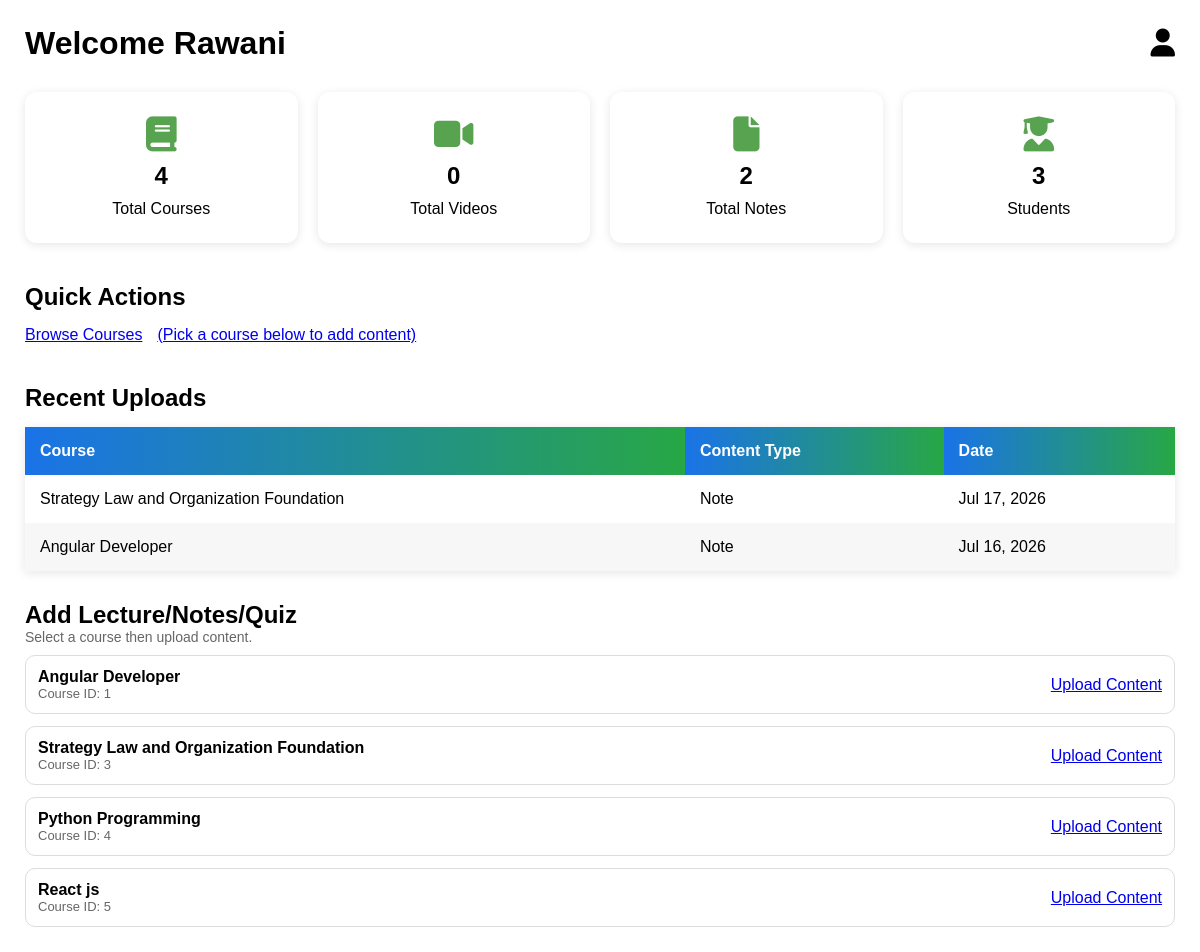
The page /facultydashboard/ (signed in) on the database its author committed.
### myapp/models.py (models this page shows, shortened)
class CourseContent(models.Model):
    CONTENT_NOTE = 'note'
    CONTENT_VIDEO = 'video'
    CONTENT_QUIZ = 'quiz'
    CONTENT_TYPE_CHOICES = [
        (CONTENT_NOTE, 'Note'),
        (CONTENT_VIDEO, 'Video'),
        (CONTENT_QUIZ, 'Quiz'),
    ]
    course = models.ForeignKey('Courses', on_delete=models.CASCADE, related_name='contents')
    content_type = models.CharField(max_length=10, choices=CONTENT_TYPE_CHOICES)
    title = models.CharField(max_length=250)
    note_file = models.FileField(upload_to='course_notes/', blank=True, null=True)
    video_file = models.FileField(upload_to='course_videos/', blank=True, null=True)
    quiz_question = models.CharField(max_length=500, blank=True, null=True)
    quiz_answer = models.CharField(max_length=500, blank=True, null=True)
    created_by = models.ForeignKey('auth.User', on_delete=models.SET_NULL, null=True, blank=True)
    created_at = models.DateTimeField(auto_now_add=True)

class Courses(models.Model):
    user=models.ForeignKey('auth.user',on_delete=models.CASCADE)
    product_name=models.CharField(max_length=200)
    description=models.TextField(null=True)
    qty=models.IntegerField(default=1)
    product_image=models.ImageField(upload_to='product_images/',blank=True,null=True)
    price=models.DecimalField(max_digits=10,decimal_places=2)

### myapp/views.py (the view)
# urls.py: path('facultydashboard/',fcdash,name='facultydashboard'),
def fcdash(request):
    if not request.user.is_staff:
        return render(request, 'msg.html', {'message': 'Only faculty can access this page.'})
    courses_qs = Courses.objects.all()
    videos_count = CourseContent.objects.filter(content_type=CourseContent.CONTENT_VIDEO).count()
    notes_count = CourseContent.objects.filter(content_type=CourseContent.CONTENT_NOTE).count()
    students_count = Enrollment.objects.values('student_id').distinct().count()
    recent_uploads = (
        CourseContent.objects.select_related('course')
        .order_by('-created_at')[:5]
    )
    return render(
        request,
        'pages/facultydashboard.html',
        {
            'courses': courses_qs,
            'courses_count': courses_qs.count(),
            'videos_count': videos_count,
            'notes_count': notes_count,
            'students_count': students_count,
            'recent_uploads': recent_uploads,
        }
    )

### myapp/templates/pages/facultydashboard.html (shortened to what this page needs)
{%load static%}
<!DOCTYPE html>
<html lang="en">
<head>
<link rel="stylesheet"
href="https://cdnjs.cloudflare.com/ajax/libs/font-awesome/6.5.1/css/all.min.css">
<link rel="stylesheet" href="{% static 'style/faculty.css' %}?v=1">
</head>
<body>
<div class="container">
    <main class="main-content">
        <div class="header">
            <h1>Welcome {{ request.user.username }}</h1>
            <div class="profile">
                <i class="fa-solid fa-user"></i>
            </div>
        </div>
        <div class="cards">
            <div class="card">
                <i class="fa-solid fa-book"></i>
                <h2>{{ courses_count }}</h2>
                <p>Total Courses</p>
            </div>
            <div class="card">
                <i class="fa-solid fa-video"></i>
                <h2>{{ videos_count }}</h2>
                <p>Total Videos</p>
            </div>
            <div class="card">
                <i class="fa-solid fa-file"></i>
                <h2>{{ notes_count }}</h2>
                <p>Total Notes</p>
            </div>
            <div class="card">
                <i class="fa-solid fa-user-graduate"></i>
                <h2>{{ students_count }}</h2>
                <p>Students</p>
            </div>
        </div>
        <section class="quick-actions">
            <h2>Quick Actions</h2>
            <div class="action-buttons">
                <a class="btn btn-primary" href="{% url 'index' %}">Browse Courses</a>
                <a class="btn btn-primary" href="#">(Pick a course below to add content)</a>
            </div>
        </section>
        <section class="recent">
            <h2>Recent Uploads</h2>
            <table>
                <thead>
                    <tr>
                        <th>Course</th>
                        <th>Content Type</th>
                        <th>Date</th>
                    </tr>
                </thead>
                <tbody>
                    {% if recent_uploads %}
                        {% for item in recent_uploads %}
                            <tr>
                                <td>{{ item.course.product_name }}</td>
                                <td>{{ item.get_content_type_display }}</td>
                                <td>{{ item.created_at|date:"M d, Y" }}</td>
                            </tr>
                        {% endfor %}
                    {% else %}
                        <tr>
                            <td colspan="3">No content uploaded yet.</td>
                        </tr>
                    {% endif %}
                </tbody>
            </table>
        </section>
        <section class="manage">
            <h2 style="margin-top:30px;">Add Lecture/Notes/Quiz</h2>
            <p style="color:#666; font-size:14px;">Select a course then upload content.</p>
            {% if courses %}
                <div style="display:grid; gap:12px; margin-top:10px;">
                    {% for c in courses %}
                        <div style="border:1px solid #ddd; border-radius:10px; padding:12px; display:flex; justify-content:space-between; align-items:center; gap:12px;">
                            <div>
                                <div style="font-weight:bold;">{{ c.product_name }}</div>
                                <div style="color:#666; font-size:13px;">Course ID: {{ c.id }}</div>
                            </div>
                            <a class="btn btn-primary" href="{% url 'faculty_add_content' c.id %}">Upload Content</a>
                        </div>
                    {% endfor %}
                </div>
            {% else %}
                <p style="color:#666;">No courses found.</p>
            {% endif %}
        </section>
    </main>
</div>
</body>
</html>

### myapp/static/style/faculty.css (style rules this page uses)
* { margin:0; padding:0; box-sizing:border-box; font-family:Arial, sans-serif; }
@media (max-width:2560px) { .container { display:flex; min-height:100vh; } }
@media (max-width:2560px) { .main-content { flex:1; padding:25px; } }
@media (max-width:2560px) { .header { display:flex; justify-content:space-between; align-items:center; margin-bottom:30px; } }
@media (max-width:2560px) { .profile { font-size:28px; } }
@media (max-width:2560px) { .cards { display:grid; grid-template-columns:repeat(auto-fit,minmax(220px,1fr)); gap:20px; } }
@media (max-width:2560px) { .card { background:white; padding:25px; border-radius:12px; text-align:center; box-shadow:0 2px 10px rgba(0,0,0,0.1); } }
@media (max-width:2560px) { .card i { font-size:35px; color:#57a34f; margin-bottom:10px; } }
@media (max-width:2560px) { .card h2 { margin-bottom:10px; } }
@media (max-width:2560px) { .quick-actions { margin-top:40px; } }
@media (max-width:2560px) { .action-buttons { display:flex; gap:15px; flex-wrap:wrap; margin-top:15px; } }
@media (max-width:2560px) { .recent { margin-top:40px; } }
@media (max-width:2560px) { table { width:100%; background:white; border-collapse:collapse; margin-top:15px; box-shadow:0 2px 10px rgba(0,0,0,0.1); } }
@media (max-width:2560px) { th,td { padding:15px; text-align:left; } }
@media (max-width:2560px) { th { background:linear-gradient(90deg, #1a73e8, #28a745); color:white; } }
@media (max-width:2560px) { tr:nth-child(even) { background:#f7f7f7; } }

### rows shown on the page
CourseContent: course.product_name "Strategy Law and Organization Foundation", content_type "Note", created_at "Jul 17, 2026"
CourseContent: course.product_name "Angular Developer", content_type "Note", created_at "Jul 16, 2026"
Courses: product_name "Angular Developer", id "1"
Courses: product_name "Strategy Law and Organization Foundation", id "3"
Courses: product_name "Python Programming", id "4"
Courses: product_name "React js", id "5"

### other values the page prints
{{ request.user.username }} "Rawani"
{{ courses_count }} "4"
{{ videos_count }} "0"
{{ notes_count }} "2"
{{ students_count }} "3"
